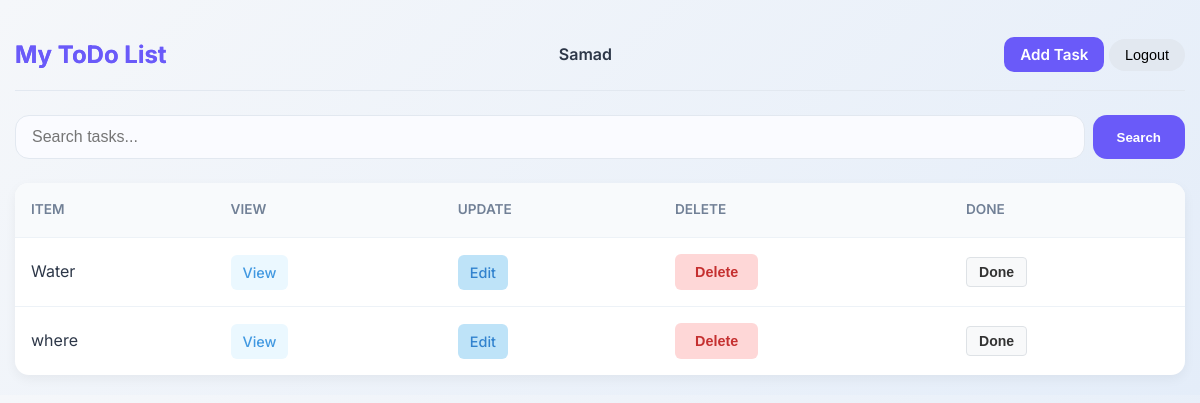
The app's page / (signed in), older data.
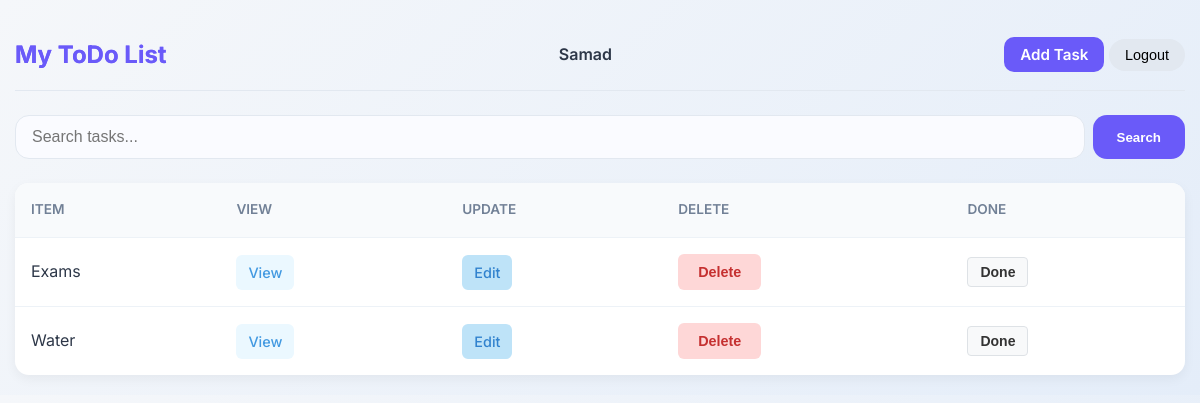
The same page, newer data.
### base/models.py (models this page shows, shortened)
class Task(models.Model):
    user = models.ForeignKey(User, on_delete=models.CASCADE, null=True, blank=True)
    title = models.CharField(max_length=100)
    description = models.TextField(null=True, blank=True)
    complete = models.BooleanField(default=False)
    create = models.DateTimeField(auto_now_add=True)
    class Meta:
        ordering = ['complete']

### base/views.py (the view)
# urls.py: path("", TaskList.as_view(), name="tasks"),
class TaskList(LoginRequiredMixin, ListView):
    model = Task
    context_object_name = 'tasks'
    def get_context_data(self, **kwargs):
        context = super().get_context_data(**kwargs)
        context['tasks'] = context['tasks'].filter(user=self.request.user)
        context['count'] = context['tasks'].filter(complete=False).count()
        search_input = self.request.GET.get('Search') or ''
        if search_input:
            context['tasks']  = context['tasks'].filter(title__startswith=search_input)
        context["search_input"] = search_input
        return context

### base/templates/base/task_list.html (shortened to what this page needs)
{% extends "base/main.html" %}
{% load static %}
{% block body %}
    <div class="top-header">
        <h1 class="site-title">
            <a href="{% url 'tasks' %}">My ToDo List</a>
        </h1>
        {% if request.user.is_authenticated %}
            <span class="username">{{ request.user }}</span>
            <div class="user-actions">
                <a href="{% url 'task-create' %}" class="btn-add-task">Add Task</a>
                <form action="{% url 'logout' %}" method="post" style="display:inline;">
                    <button type="submit" class="btn-logout">Logout</button>
                </form>
            </div>
        {% else %}
            <div class="user-actions">
                <a href="{% url 'login' %}" class="btn-login">Login</a>
            </div>
        {% endif %}
    </div>
    <form method="get" class="search-form">
        <input type="text" name="Search" value="{{ search_input }}" placeholder="Search tasks...">
        <input type="submit" value="Search">
    </form>
    {% if tasks %}
        <table class="task-table">
            <thead>
                <tr>
                    <th>Item</th>
                    <th>View</th>
                    <th>Update</th>
                    <th>Delete</th>
                    <th>Done</th>
                </tr>
            </thead>
            <tbody>
                {% for task in tasks %}
                    <tr data-task-id="{{ task.id }}">
                        <td data-label="Item">{{ task.title }}</td>
                        <td data-label="View"><a href="{% url 'task' task.id %}" class="btn-view">View</a></td>
                        <td data-label="Update"><a href="{% url 'task-update' task.id %}" class="btn-edit">Edit</a></td>
                        <td data-label="Delete">
                            <button type="button" class="btn-delete"
                                    onclick="confirmDelete({{ task.id }}, '{{ task.title|escapejs }}')">
                                Delete
                            </button>
                        </td>
                        <td data-label="Done">
                            <button type="button" class="btn-done {% if task.completed %}completed{% endif %}"
                                    onclick="toggleDone(this, {{ task.id }})">
                                Done
                            </button>
                        </td>
                    </tr>
                {% endfor %}
            </tbody>
        </table>
    {% else %}
        <h3>No items in the list</h3>
    {% endif %}
{% endblock body %}

### base/templates/base/main.html (shortened to what this page needs)
<!DOCTYPE html>
<html lang="en">
{% load static %}
<head>
    <link rel="stylesheet" href="{% static 'base/style.css' %}">
</head>
<body>
    {% block body %}
    {% endblock body %}
</body>
</html>

### base/static/base/style.css (style rules this page uses)
:root { --primary: #6a5af9; --primary-dark: #5040f5; --secondary: #f8f9ff; --dark: #2d3748; --light: #f9fafc; --gray: #718096; --danger: #e53e3e; --success: #38a169; --border-radius: 14px; --shadow: 0 8px 24px rgba(106, 90, 249, 0.12); --shadow-sm: 0 4px 12px rgba(0, 0, 0, 0.05); --transition: all 0.3s ease; }
* { margin: 0; padding: 0; box-sizing: border-box; }
body { font-family: 'Inter', -apple-system, BlinkMacSystemFont, 'Segoe UI', sans-serif; background: linear-gradient(135deg, #f5f7fa 0%, #e4edf9 100%); color: var(--dark); line-height: 1.6; padding: 20px 15px; }
a { text-decoration: none; color: var(--primary); transition: var(--transition); }
h1, h2, h3, h4 { font-weight: 700; margin-bottom: 16px; color: var(--dark); }
h1 { font-size: 2.2rem; text-align: center; background: linear-gradient(90deg, var(--primary), #8a7dff); -webkit-background-clip: text; background-clip: text; color: transparent; margin-bottom: 24px; }
input[type="text"], input[type="email"], input[type="password"], input[type="date"], textarea { width: 100%; padding: 14px 16px; border: 1px solid #e2e8f0; border-radius: var(--border-radius); font-size: 1rem; background-color: #fafbff; transition: var(--transition); }
.search-form { display: flex; gap: 8px; margin-bottom: 24px; }
.search-form input[type="text"] { flex: 1; padding: 12px 16px; border: 1px solid #e2e8f0; border-radius: var(--border-radius); font-size: 1rem; }
.search-form input[type="submit"] { background: var(--primary); color: white; border: none; padding: 0 24px; border-radius: var(--border-radius); font-weight: 600; cursor: pointer; transition: var(--transition); }
.task-table { width: 100%; border-collapse: collapse; background: white; border-radius: var(--border-radius); overflow: hidden; box-shadow: var(--shadow-sm); }
.task-table th, .task-table td { padding: 16px; text-align: left; border-bottom: 1px solid #edf2f7; }
.task-table th { background-color: #f8fafc; color: var(--gray); font-weight: 600; text-transform: uppercase; font-size: 0.85rem; }
.task-table tr:last-child td { border-bottom: none; }
.task-table a { text-decoration: none; padding: 6px 12px; border-radius: 6px; font-weight: 500; }
.task-table td a[href*="task/"] { color: #4299e1; background: #ebf8ff; }
.task-table td a[href*="update"] { color: #3182ce; background: #bee3f8; }
.btn-view { display: inline-block; background: #ebf8ff; color: #3182ce; padding: 6px 12px; border-radius: 6px; font-size: 0.9rem; text-decoration: none; }
.btn-edit { display: inline-block; background: #bee3f8; color: #2b6cb0; padding: 6px 12px; border-radius: 6px; font-size: 0.9rem; text-decoration: none; }
.btn-delete { background: #fed7d7; color: #c53030; border: none; padding: 6px 12px; border-radius: 6px; font-size: 0.9rem; cursor: pointer; transition: var(--transition); }
.top-header { display: flex; justify-content: space-between; align-items: center; padding: 16px 0; border-bottom: 1px solid #e2e8f0; margin-bottom: 24px; }
.site-title { font-size: 1.5rem; color: var(--primary); margin: 0; font-weight: 700; }
.username { font-weight: 600; color: var(--dark); white-space: nowrap; }
.btn-add-task { background: var(--primary); color: white; padding: 8px 16px; border-radius: 10px; font-weight: 600; font-size: 0.95rem; text-decoration: none; transition: var(--transition); }
.btn-logout, .btn-login { background: #e2e8f0; border: none; padding: 8px 16px; border-radius: 20px; font-size: 0.9rem; cursor: pointer; transition: var(--transition); }
.btn-edit { background: #bee3f8; color: #2b6cb0; padding: 10px 20px; border-radius: 6px; font-weight: 600; text-decoration: none; transition: var(--transition); }
.btn-delete { background: #fed7d7; color: #c53030; padding: 10px 20px; border-radius: 6px; font-weight: 600; text-decoration: none; transition: var(--transition); }

### base/templates/base/task_list.html (style rules this page uses)
.btn-done { background-color: #f8f9fa; color: #333; border: 1px solid #dee2e6; padding: 6px 12px; border-radius: 4px; cursor: pointer; font-size: 14px; font-weight: 600; transition: background-color 0.2s ease, color 0.2s ease, border-color 0.2s ease; }

Row changes from the older to the newer data that the page shows:
removed Task: title "where"
added Task: title "Exams"
